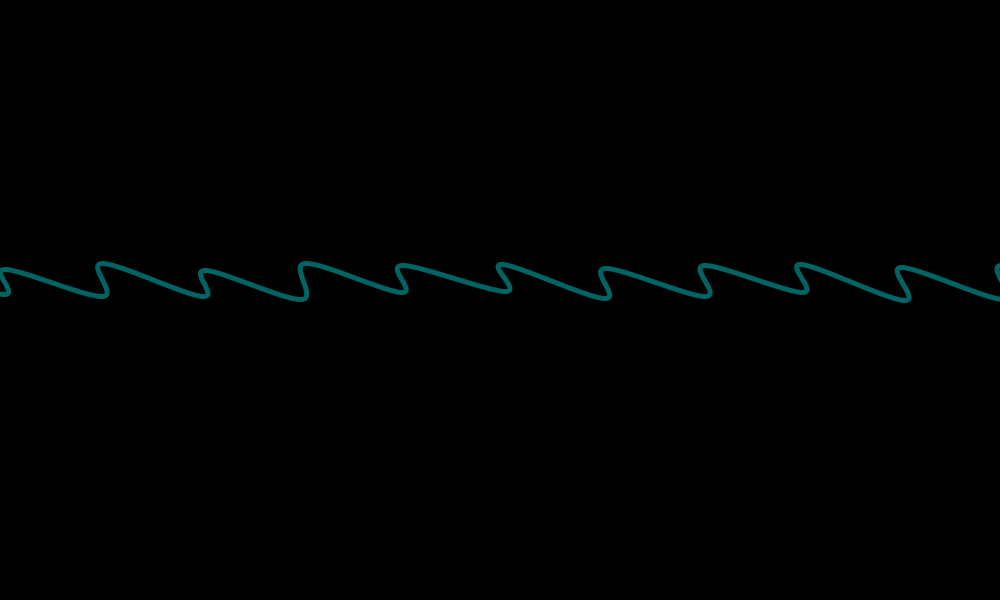
Frame 1 (no input)
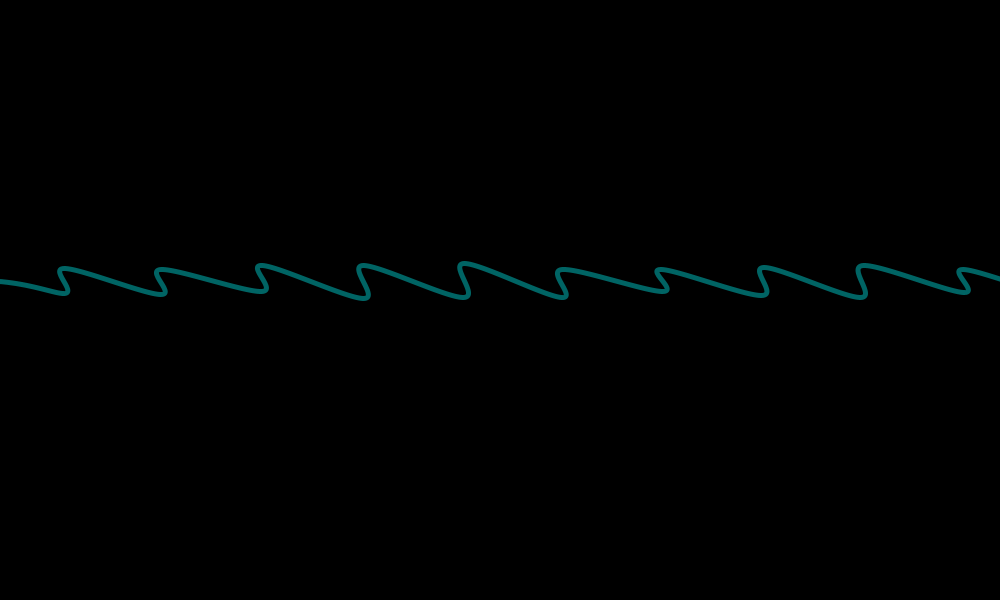
Frame 60 (the mouse pressed at the canvas centre just before this capture)
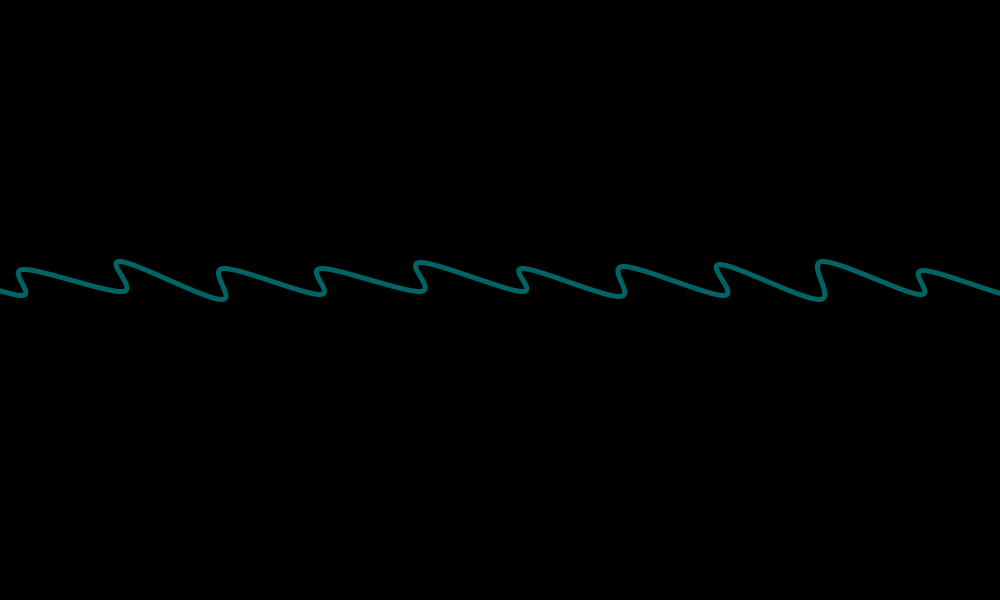
Frame 120 (the mouse held since frame 60 and released just before this capture)

The Processing sketch that drew these frames (run headless with seeded random() and noise(); from frame 60 on, the mouse is pressed at the canvas centre):

// Processing sketch: processing_166758
// ── processing_166758.pde

float deltaX, deltaY, deltaTime, lineNum;
float prevMouseX, prevMouseY;
 
void setup() {
  size(1000, 600);
  deltaX = width/10;
  lineNum = 1;
  deltaY = height/lineNum;
  deltaTime = 0;
  noFill();
}
void draw() {
  background(0);
  strokeWeight(5);
  if (deltaTime>=deltaX) deltaTime=0;
  else deltaTime++;
  for (float j=0-deltaY; j<=height+deltaY; j+=deltaY) {
    beginShape();
    vertex(-deltaX, height-j -(deltaY/2));
    for (float i=-deltaX; i<=width+deltaX; i+=deltaX) {
      float colorFill = map(j, 0, width, 100, 255);
      float distance = sqrt((mouseX - prevMouseX)*(mouseX - prevMouseX)+(mouseY - prevMouseY)*(mouseY - prevMouseY));
      float frequency = map(distance, 0, 500 , 10,100);
      stroke(0, colorFill, colorFill);
      curveVertex(i+deltaTime+random(0, 5), height -  j + 1 - random(0, frequency)+-(deltaY/2));
      curveVertex(i+deltaTime+random(0, 5), height - (30 + j)+ 1 - random(0, frequency)+-(deltaY/2));
    }
    endShape();
  }
  
  prevMouseX = mouseX;
  prevMouseY = mouseY;
}

void mousePressed(){
  if(mouseButton == LEFT)
   lineNum++; 
  else if(mouseButton == RIGHT){
     if(lineNum>0)
        lineNum--;
  }
   deltaY = height/lineNum;
}
